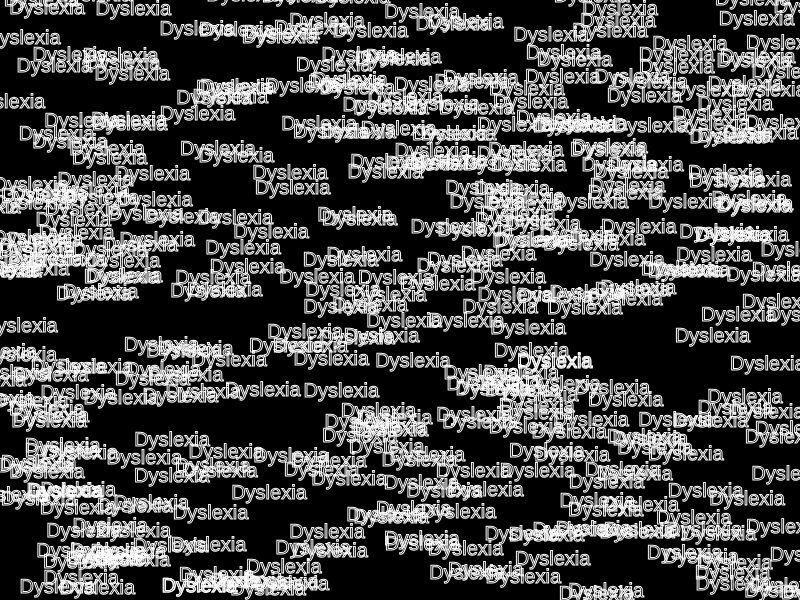
Frame 1 (no input)
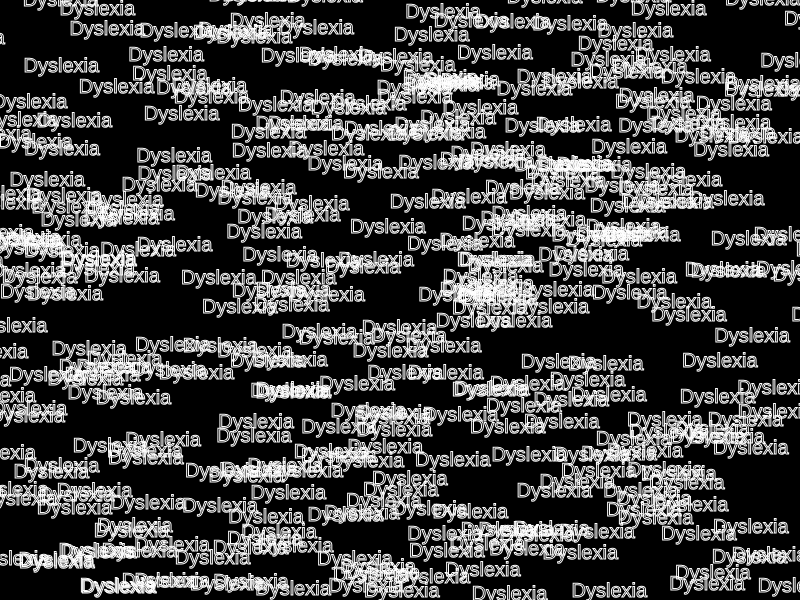
Frame 60 (no input)
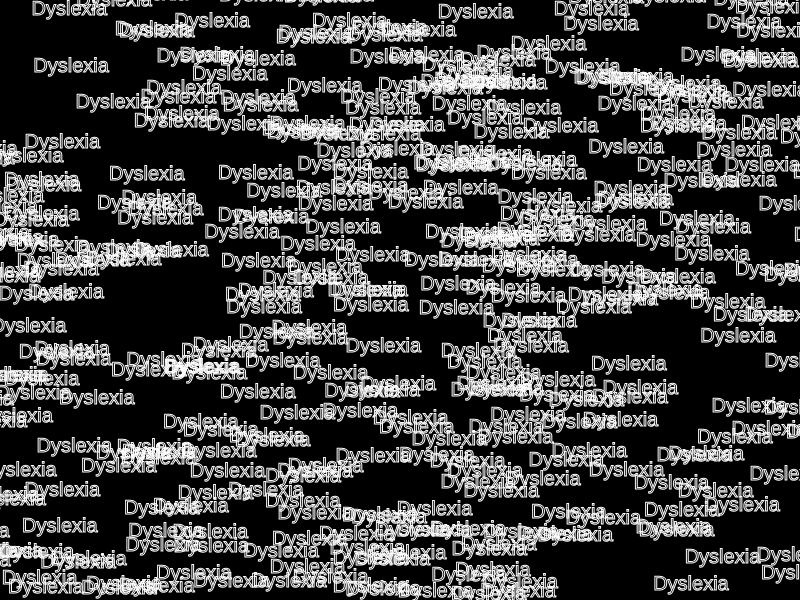
Frame 120 (the mouse pressed at the canvas centre since frame 60)

The p5.js sketch that drew these frames (run headless with seeded random() and noise() and a simulated clock; from frame 60 on, the mouse is pressed at the canvas centre):

// p5.js sketch
// ── sketch.js
var bubbles = [];
var letters =["D","Y","S"]; 

function setup() {
  createCanvas(displayWidth, displayHeight);
  for (var i = 0; i < 400; i++) {
    bubbles[i] = new Bubbles();
    letters[i];
  }
}

    function draw() {
      background(0);
      for (var i = 0; i < 400; i++) {
        bubbles[i].move();
        bubbles[i].display();
  
      }

    }
    
    function Bubbles(){
      this.x = random(0,width);
      this.y = random(0,height);
      this.display = function(){
        stroke(255);
        noFill();
        textSize(20);
        textAlign(CENTER);
        text("Dyslexia",this.x,this.y);
      }
      
      this.move = function(){
        this.x = this.x + random(-20,20);
        this.y = this.y;
      }
      
    }
    
    //   x: random(0, width),
    //   y: random(0, height),
    //   display: function() {
    //     stroke(255);
    //     noFill();
    //     ellipse(this.x, this.y, 24, 24);
    //   },
    //   move: function() {
    //     this.x = this.x + random(-5, 5);
    //     this.y = this.y + random(-5, 5);
    //   }
    // }
